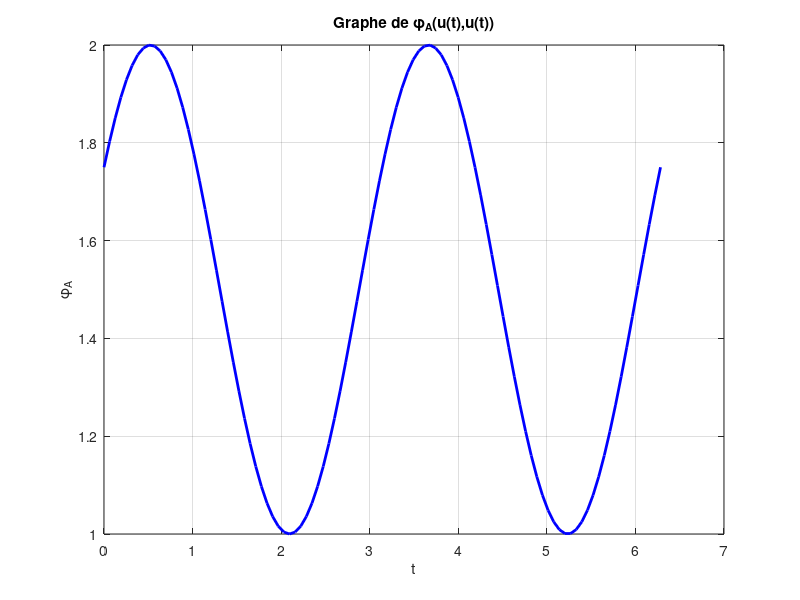
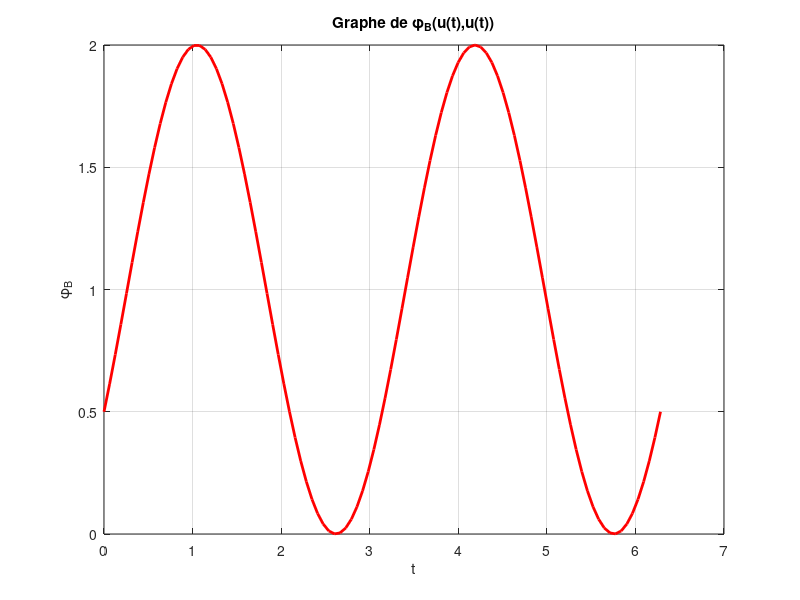
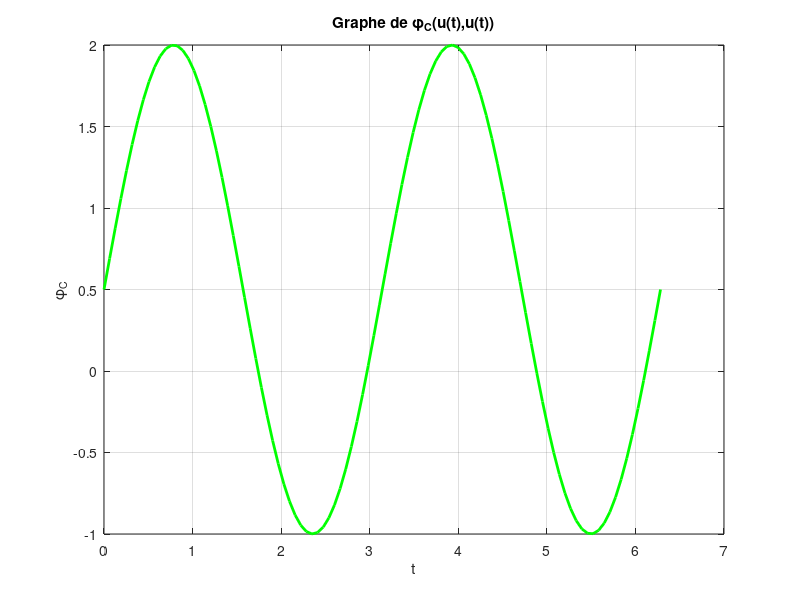
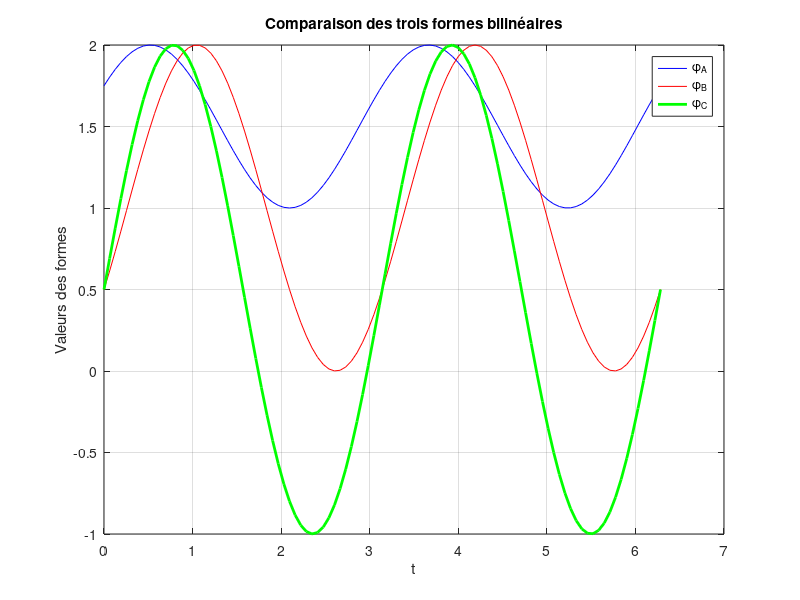

These charts were generated, in order, by the following MATLAB code:
% Étape 1: Charger les matrices
load Ex1.mat;

% Étape 2: Définir le vecteur u(t) = (cos(t), sin(t)) et calculer les formes bilinéaires
n = 100;
t = linspace(0, 2*pi, n);

% Initialiser les vecteurs pour stocker les résultats
phi_a = zeros(1, n);
phi_b = zeros(1, n);
phi_c = zeros(1, n);

% Calculer les valeurs des formes bilinéaires pour chaque t
for i = 1:n
    X = [cos(t(i)); sin(t(i))];
    phi_a(i) = X' * A * X;
    phi_b(i) = X' * B * X;
    phi_c(i) = X' * C * X;
end

% Afficher les matrices
disp('Matrice A:');
disp(A);
disp('Matrice B:');
disp(B);
disp('Matrice C:');
disp(C);

% Tracer les trois graphes séparément
figure(1);
plot(t, phi_a, 'b-', 'LineWidth', 2);
title('Graphe de \phi_A(u(t),u(t))');
xlabel('t');
ylabel('\phi_A');
grid on;

figure(2);
plot(t, phi_b, 'r-', 'LineWidth', 2);
title('Graphe de \phi_B(u(t),u(t))');
xlabel('t');
ylabel('\phi_B');
grid on;

figure(3);
plot(t, phi_c, 'g-', 'LineWidth', 2);
title('Graphe de \phi_C(u(t),u(t))');
xlabel('t');
ylabel('\phi_C');
grid on;

% Tracer les trois graphes sur une même figure pour comparaison
figure(4);
plot(t, phi_a, 'b-', t, phi_b, 'r-', t, phi_c, 'g-', 'LineWidth', 2);
title('Comparaison des trois formes bilinéaires');
xlabel('t');
ylabel('Valeurs des formes');
legend('\phi_A', '\phi_B', '\phi_C');
grid on;

% Étape 3: Diagonalisation des matrices
[PA, DA] = eig(A);
[PB, DB] = eig(B);
[PC, DC] = eig(C);

% Afficher les valeurs propres
disp('Valeurs propres de A:');
disp(diag(DA)');
disp('Vecteurs propres de A:');
disp(PA);

disp('Valeurs propres de B:');
disp(diag(DB)');
disp('Vecteurs propres de B:');
disp(PB);

disp('Valeurs propres de C:');
disp(diag(DC)');
disp('Vecteurs propres de C:');
disp(PC);

% Déterminer si les formes sont des produits scalaires
produit_scalaire_A = all(diag(DA) > 0);
produit_scalaire_B = all(diag(DB) > 0);
produit_scalaire_C = all(diag(DC) > 0);

% Afficher les résultats
disp('Forme bilinéaire φA est un produit scalaire:');
disp(produit_scalaire_A);

disp('Forme bilinéaire φB est un produit scalaire:');
disp(produit_scalaire_B);

disp('Forme bilinéaire φC est un produit scalaire:');
disp(produit_scalaire_C);

% Afficher les minimum et maximum pour chaque forme bilinéaire
disp('Valeur minimale de φA(u(t),u(t)):');
disp(min(phi_a));
disp('Valeur maximale de φA(u(t),u(t)):');
disp(max(phi_a));

disp('Valeur minimale de φB(u(t),u(t)):');
disp(min(phi_b));
disp('Valeur maximale de φB(u(t),u(t)):');
disp(max(phi_b));

disp('Valeur minimale de φC(u(t),u(t)):');
disp(min(phi_c));
disp('Valeur maximale de φC(u(t),u(t)):');
disp(max(phi_c));